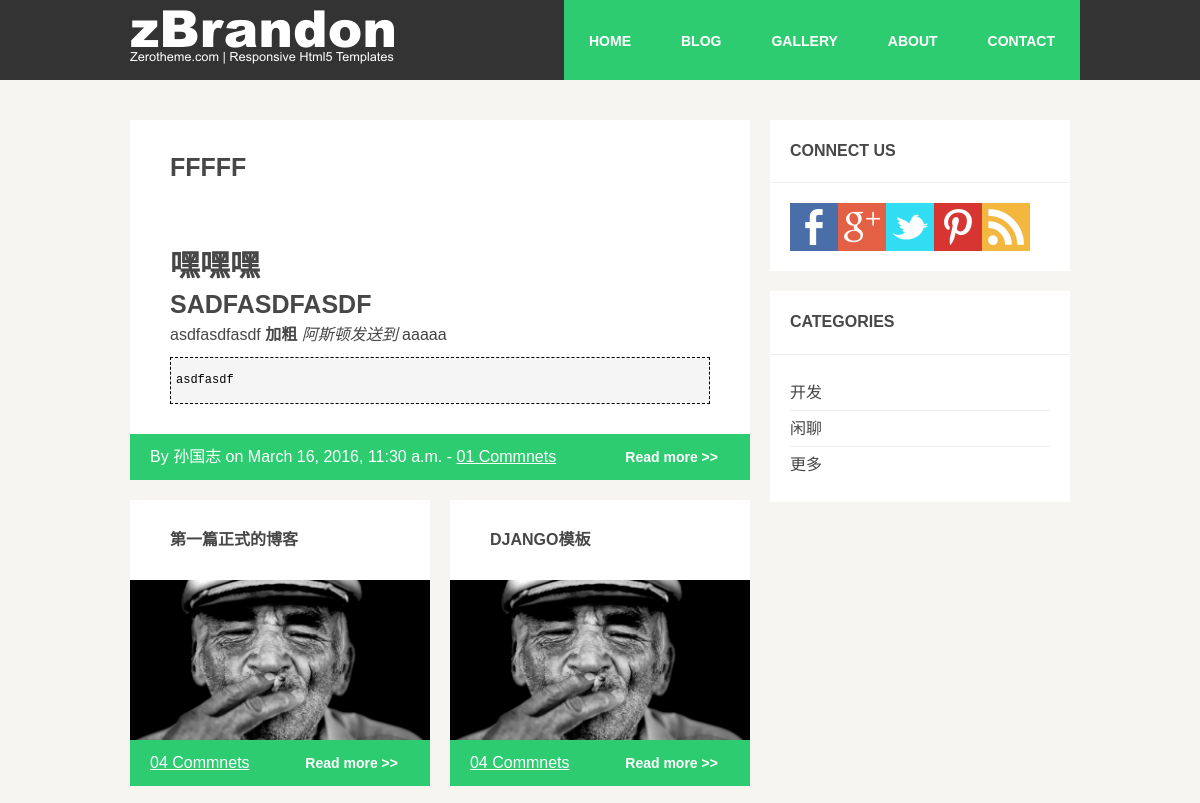
/ (upper part), run on an earlier commit of the app's database.
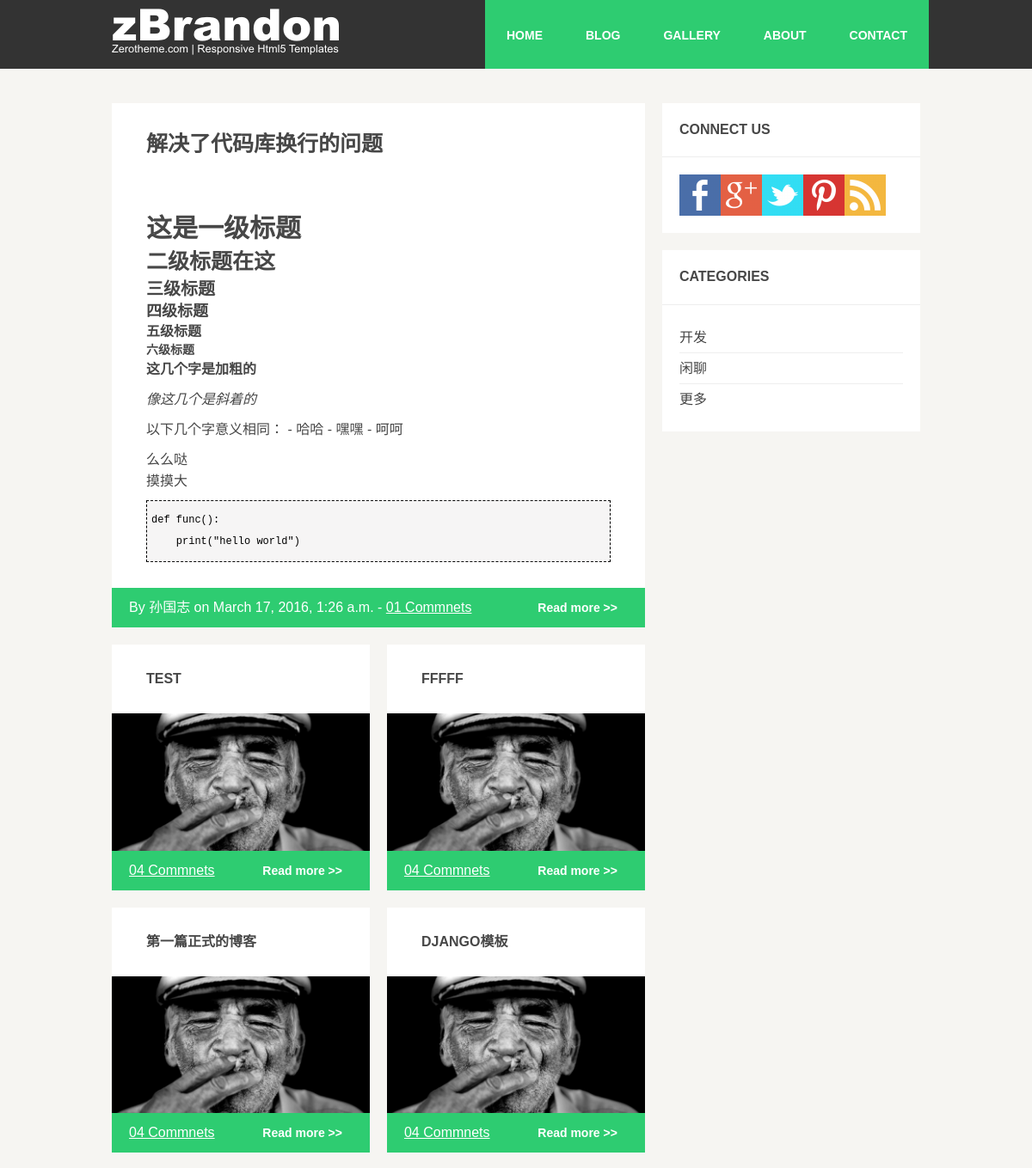
And on a later commit of the database.
### sblog/models.py (models this page shows, shortened)
class Article(models.Model):
    caption = models.CharField(max_length=50)
    subcaption = models.CharField(max_length=50, blank=True)
    publish_time = models.DateTimeField(auto_now_add=True)
    update_time = models.DateTimeField(auto_now=True)
    author = models.ForeignKey(Author)
    classification = models.ForeignKey(Classification)
    tags = models.ManyToManyField(Tag, blank=True)
    content = MarkdownField()

class Author(models.Model):
    name = models.CharField(max_length=30)
    email = models.EmailField(blank=True)
    website = models.URLField(blank=True)

class Classification(models.Model):
    name = models.CharField(max_length=20)

### sblog/views.py (the view)
# urls.py: url(r'^$', 'sblog.views.index', name='index'),
def index(request):
    blogs = Article.objects.all().order_by('-publish_time')
    for post in blogs:
        post.content = markdown(post.content, extensions=['markdown.extensions.extra'])
    classifications = Classification.objects.all()
    number_of_blogs = len(blogs)
    params = {}
    params['classifications'] = classifications
    if number_of_blogs > 0:
        blog = blogs[0]
        params['newest'] = blog
        params['others'] = []
        if number_of_blogs > 1:
            other_blogs = blogs[1:]
            idx = 0
            rows = []
            col = []
            for a_blog in other_blogs:
                if idx % 2 == 0 and idx != 0:
                    rows.append(col)
                    col = []
                if other_blogs[-1:][0] == a_blog:
                    rows.append(col)
                col.append(a_blog)
                idx += 1
            params['others'] = rows
    return render_to_response('index.html', params, context_instance=RequestContext(request))

### templates/index.html (shortened to what this page needs)
{% extends "template.html" %}
{% block content %}
	<section id="content">
	<div class="wrap-content zerogrid">
		<div class="row block">
			<div id="main-content" class="col-2-3">
				{% if newest %}
				<div class="row">
					<div class="col-full">
						<div class="wrap-col">
							<article>
								<div class="heading"><h2 class="title"><a href="#">{{ newest.caption }}</a></h2></div>
								<div class="content">
									{{ newest.content|safe }}
								</div>
								<div class="extra">
									<div class="info">By {{ newest.author.name }} on {{ newest.update_time }} - <a href="#">01 Commnets</a></div>
									<div class="more"><a class="button" href="#">Read more >></a></div>
								</div>
							</article>
						</div>
					</div>
				</div>
				{% endif %}
				{% for row in others %}
					<div class="row">
				    {% for col in row %}
				    		<div class="col-1-2">
						<div class="wrap-col">
							<article>
								<div class="heading"><h2 class="title2"><a href="#">{{ col.caption }}</a></h2></div>
								<img src="static/images/img2.jpg"/>
								<div class="extra">
									<div class="info"><a href="#">04 Commnets</a></div>
									<div class="more"><a class="button" href="#">Read more >></a></div>
								</div>
							</article>
						</div>
					</div>
				    {% endfor %}
    					</div>
				{% endfor %}
			</div>
			<div id="sidebar" class="col-1-3">
				<div class="wrap-col">
					<div class="box">
						<div class="heading"><h4 class="title">Connect Us</h4></div>
						<div class="content">
							<div class="connect">
								<a href="#"><img src="static/images/socials/facebook-icon.png" title="facebook"/></a><a href="#"><img src="static/images/socials/google-plus-icon.png" title="google plus"/></a><a href="#"><img src="static/images/socials/twitter-icon.png" title="twitter" /></a><a href="#"><img src="static/images/socials/pinterest-icon.png" title="pin"/></a><a href="#"><img src="static/images/socials/rss-icon.png" title="rss"/></a>
							</div>
						</div>
					</div>
					<div class="box">
						<div class="heading"><h4 class="title">Categories</h4></div>
						<div class="content">
							<ul>
								{% for classification in classifications %}
									<li><a href="http://www.huiyi8.com">{{ classification.name }}</a></li>
								{% endfor %}
								<li class="last"><a href="http://www.huiyi8.com">更多</a></li>
							</ul>
						</div>
					</div>
				</div>
			</div>
		</div>
	</div>
</section>
{% endblock %}

What changed in the data, as far as the page shows it:
added Article: caption "解决了代码库换行的问题", content "这是一级标题 二级标题在这 三级标题 四级标题 五级标题 六级标题 这几个字是加粗的 像这几个是斜着的 以下几个字意义相同： - 哈哈 - 嘿嘿 - 呵呵 么么哒 摸摸大 def func(): print(\"hello world\")", author.name "孙国志", update_time "March 17, 2016, 1:26 a.m."
added Article: caption "TEST", Article (caption "FFFFF")
Also different on the page:
{{ newest.caption }}: "FFFFF" → "解决了代码库换行的问题"
{{ newest.content|safe }}: "嘿嘿嘿 SADFASDFASDF asdfasdfasdf 加粗 阿斯顿发送到 aaaaa asdfasdf" → "这是一级标题 二级标题在这 三级标题 四级标题 五级标题 六级标题 这几个字是加粗的 像这几个是斜着的 以下几个字意义相同： - 哈哈 - 嘿嘿 - 呵呵 么么哒 摸摸大 def func(): print(\"hello world\")"
{{ newest.update_time }}: "March 16, 2016, 11:30 a.m." → "March 17, 2016, 1:26 a.m."
